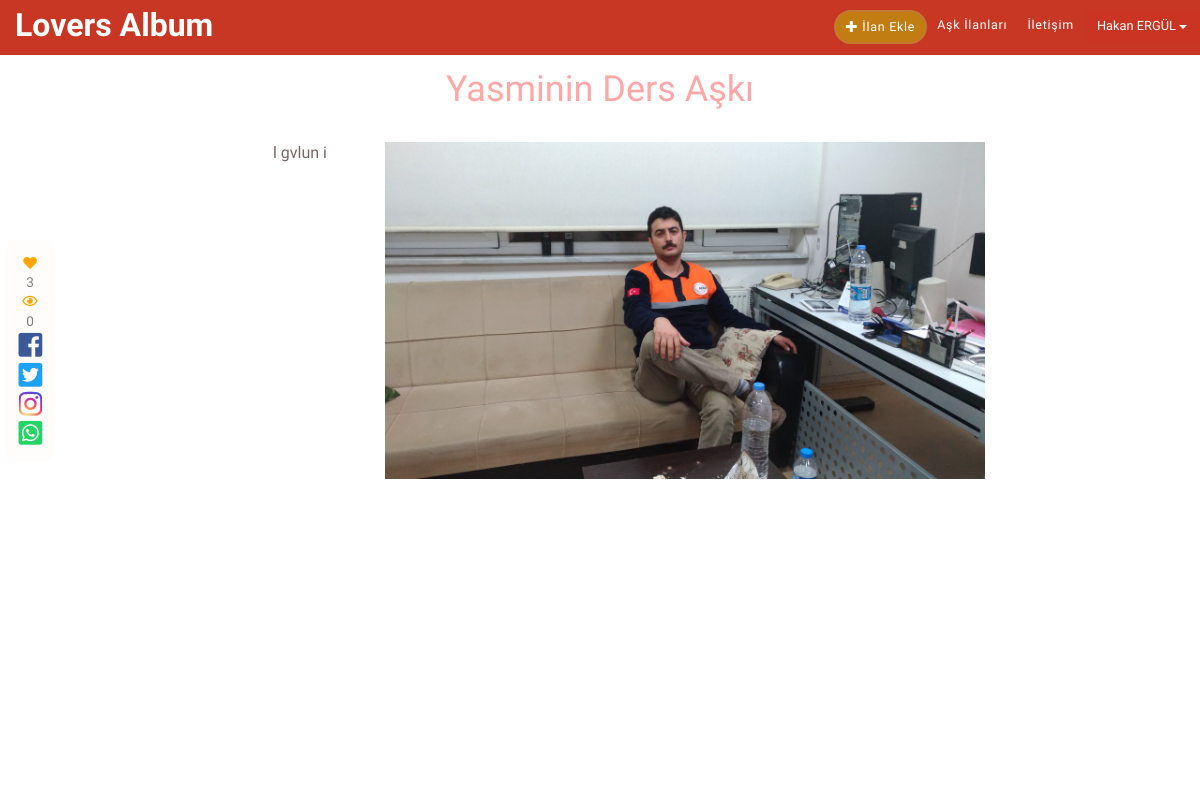
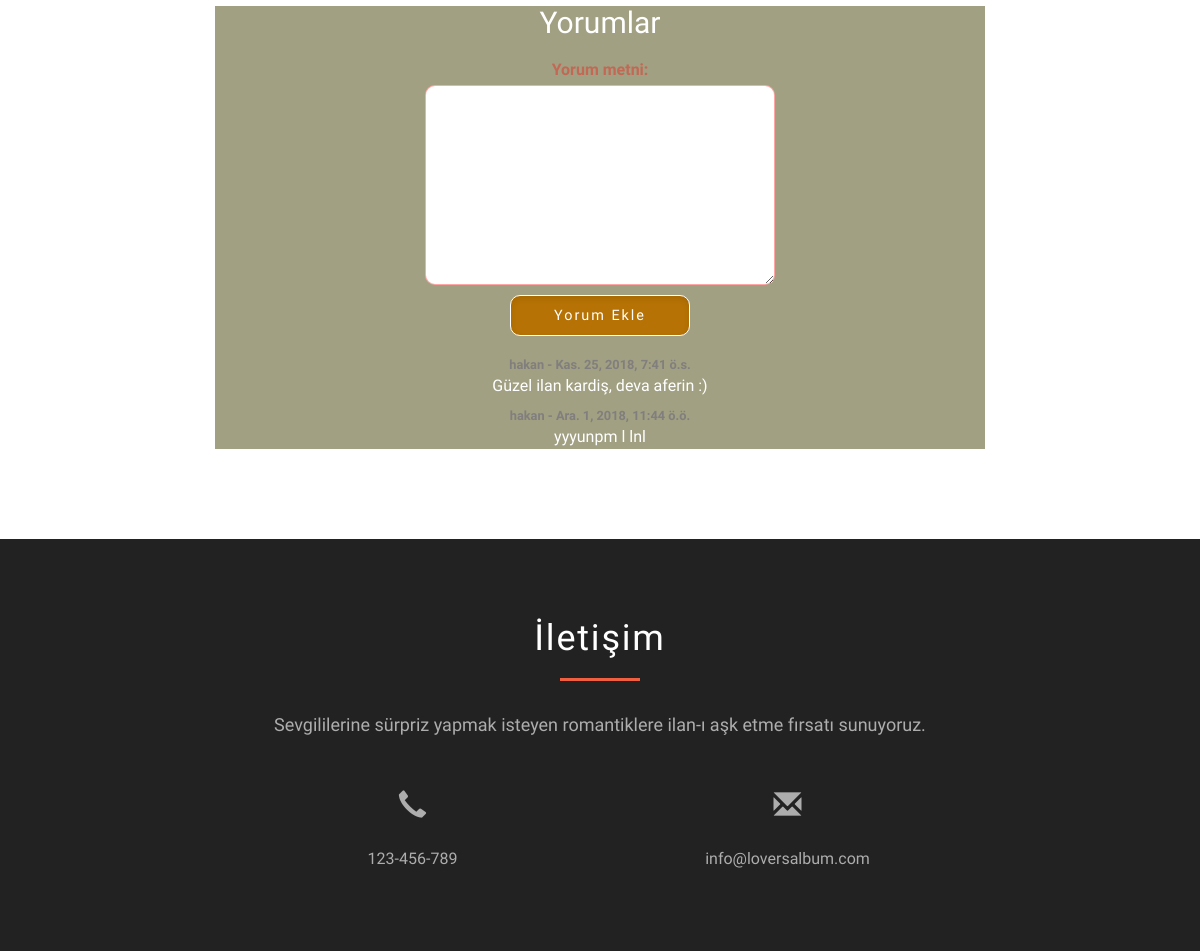
The app's page /ilan/4 (signed in), older data (2 pictures, top to bottom).
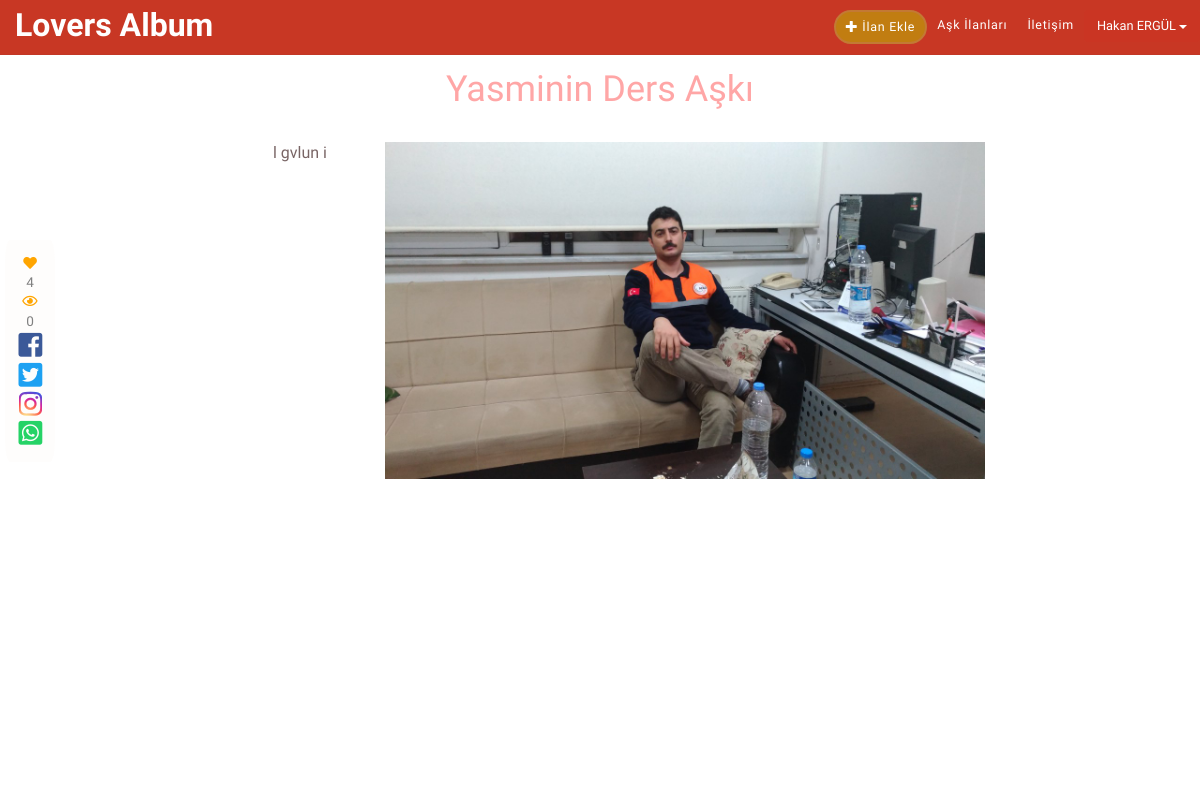
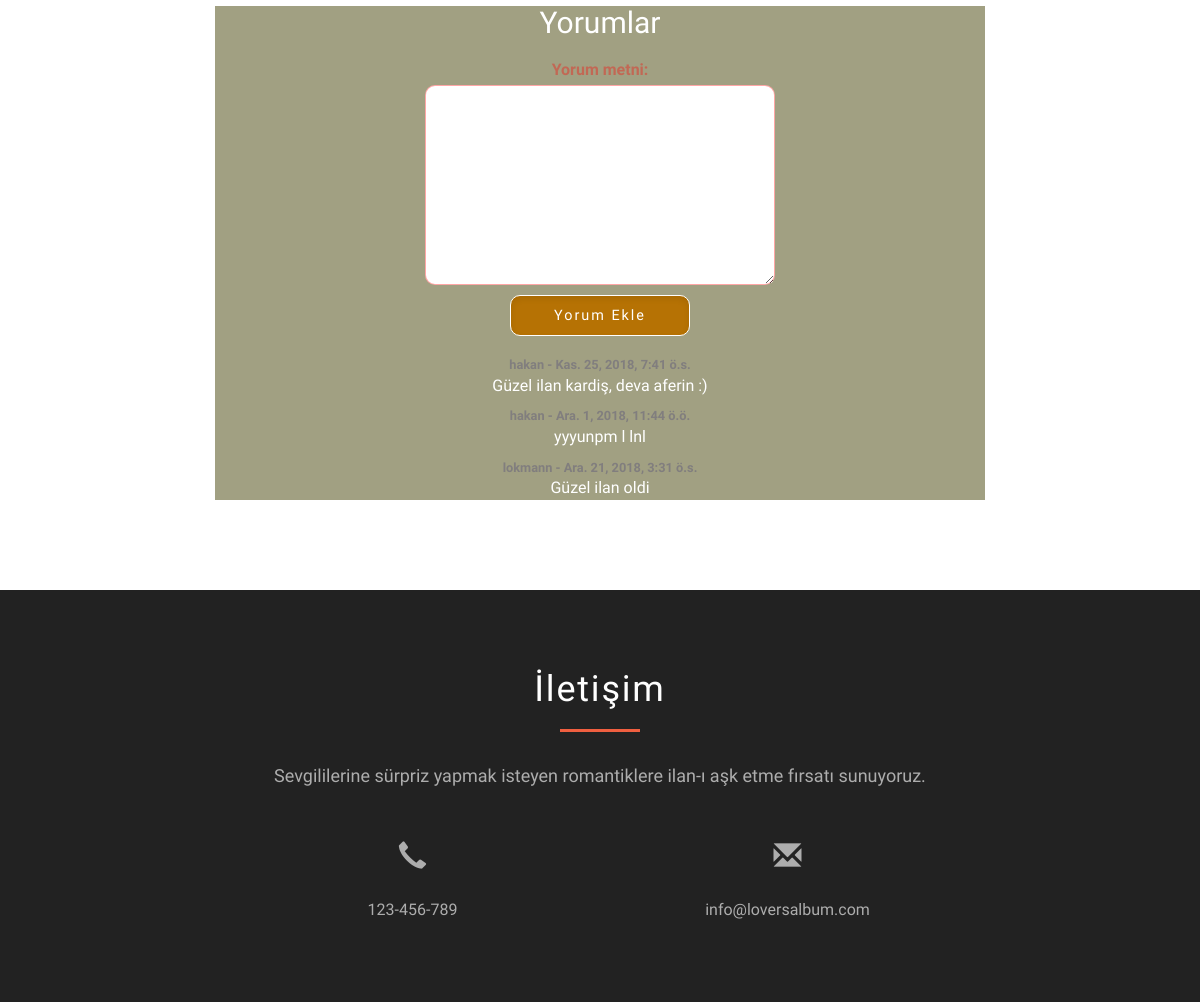
The same page, newer data (2 pictures, top to bottom).
### ilan/models.py (models this page shows, shortened)
class Comment(models.Model):
    ilan = models.ForeignKey(Ilan, on_delete=models.CASCADE, related_name='yorumlar')
    user = models.ForeignKey(settings.AUTH_USER_MODEL, on_delete=models.CASCADE, related_name='yorumlari')
    yorum_metni = models.TextField()
    created = models.DateTimeField(auto_now_add=True)
    updated = models.DateTimeField(auto_now=True)
    active = models.BooleanField(default=False)
    class Meta:
        ordering = ('created',)

### ilan/views.py (the view)
# urls.py: path('<int:pk>', views.ilan_detail, name="ilan_goster"),
def ilan_detail(request, pk):
    ilan = Ilan.objects.get(id=pk)
    yorumlar = ilan.yorumlar.filter(active=True)
    if ilan.mutluluk_dileyenler.filter(id=request.user.id).exists():
        begeni = 'btn-warning'
        begeni_kalp = 'fas'
    else:
        begeni = 'btn-success'
        begeni_kalp = 'far'
    new_comment = None
    if request.method == 'POST':
        comment_form = CommentForm(data=request.POST)
        if comment_form.is_valid():
            new_comment = comment_form.save(commit=False)
            new_comment.ilan = ilan
            new_comment.user = request.user
            new_comment.save()
    else:
        comment_form = CommentForm()
    return render(request, 'ilan_goster.html', {
    'ilan': ilan,
    'mutluluk_dileyen_sayisi': ilan.mutluluk_dileyenler.count(),
    'yorumlar': yorumlar,
    'new_comment': new_comment,
    'comment_form': comment_form,
    'begeni': begeni,
    'begeni_kalp': begeni_kalp,
    })

### ilan/forms.py
class CommentForm(forms.ModelForm):
    class Meta:
        model = Comment
        fields = ['yorum_metni']

### templates/ilan_goster.html (shortened to what this page needs)
{% extends 'base.html' %}
{% load staticfiles %}
{% block content %}
<div class="col-lg-8 col-lg-offset-2 col-md-10 col-md-offset-1 col-sm-12 col-xs-12">
    <h1 class="center">{{ ilan.baslik }}</h1><br/>
    <div class="ilan-metni">{{ ilan.metin | safe}}</div>
    <div class="ilan-alti">
    <h2>Yorumlar</h2>
        {% if new_comment %}
        <p>Yorumunuz onaylandıktan sonra yayınlanacaktır.</p>
        {% else %}
            {% if  user.is_authenticated %}
            <div id="yorum_form">
                <form action="" method="POST">
                {{ comment_form.as_p }}
                <p><input type="submit" id="yorum_ekle" value="Yorum Ekle"></p>
                </form>
            </div>
            {% endif %}
        {% endif %}
        {% for comment in yorumlar %}
            <div class="comment">
                <p class="info">
                {{ comment.user }} - {{ comment.created }}
                </p>
                {{ comment.yorum_metni|linebreaks }}
            </div>
            {% empty %}
            <div class="card">
                <div class="card-body">
                    <em>Henüz yorum yapılmadı.</em>
                </div>
            </div>
        {% endfor %}
    </div>
</div>
<div class="ilan-begeni-paylasim">
    {% if user.is_authenticated %}
        <button id="likes" type="submit">
    <i id="kalp" class="{{ begeni_kalp }} fa-heart"></i></button> <span id="mutluluk_sayac">{{ mutluluk_dileyen_sayisi }}</span>
    {% else %}
    <i id="kalp" class="far fa-heart"></i></button> <span id="mutluluk_sayac">{{ mutluluk_dileyen_sayisi }}</span>
    {% endif %}<i class="far fa-eye"></i>  {{ ilan.goruntulenme }}
    <a href="http://www.facebook.com/share.php?u={{ request.META.HTTP_HOST }}/ilan/{{ ilan.id }}" target="blank"><i class="fab fa-facebook-square fa-2x"></i></a>
    <a href="https://twitter.com/intent/tweet?url={{ request.META.HTTP_HOST }}/ilan/{{ ilan.id }}"><i class="fab fa-twitter-square fa-2x"></i></a>
    <a href="https://twitter.com/intent/tweet?url={{ request.META.HTTP_HOST }}/ilan/{{ ilan.id }}"><i class="fab fa-instagram fa-2x"></i></a>
    <a href="whatsapp://send?text={{ request.META.HTTP_HOST }}/ilan/{{ ilan.id }}" data-action="share/whatsapp/share"><i class="fab fa-whatsapp-square fa-2x"></i></a>
</div>
{% endblock %}

Row changes from the older to the newer data that the page shows:
added Comment: user "lokmann", created "Ara. 21, 2018, 3:31 ö.s.", yorum_metni "Güzel ilan oldi"
Text that changed along with them:
{{ mutluluk_dileyen_sayisi }}: "3" → "4"
